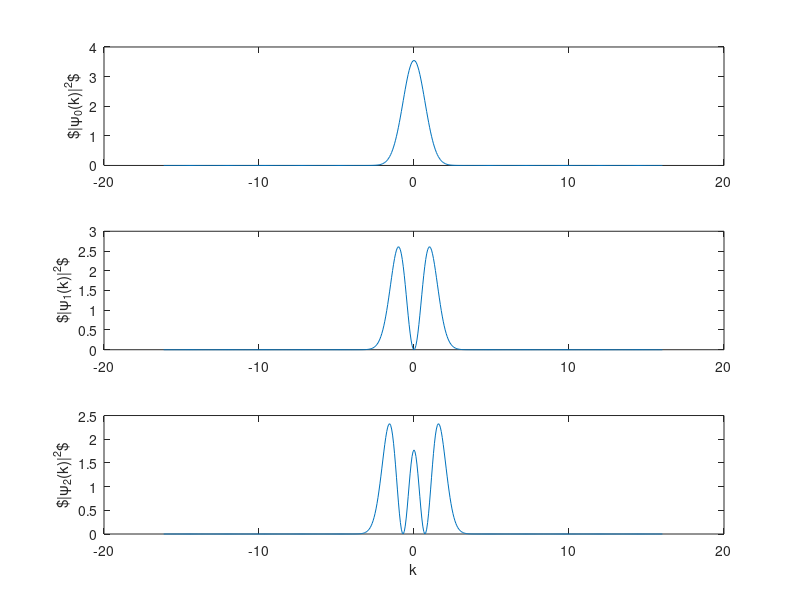

Write the MATLAB code that produced this figure.
%**************************************************************************
%*     Section 11.4.4                                                     *
%*     filename: ch11pr04.m                                               *
%*     program listing number: 11.4                                       *
%*                                                                        *
%*     This program calculates the probability distribution of a harmonic *
%*     oscillator in the momentum spapce.
%*                                                                        *
%*     Uses MATLAB function ifft()                                        *
%*                                                                        *
%*     Programed by Ryoichi Kawai for Computational Physics Course.       *
%*     Last modification:  02/08/2015.                                    *
%**************************************************************************
clear all

% Number of grid points
N=1024;

% Setting position domain
X=100.;   % size of position domain
dx=X/N;  % position interval
xmin=-X/2.;
xmax=xmin+dx*(N-1);
x0=linspace(xmin,xmax,N);    % position space in natural order
x1=linspace(0.0,dx*(N-1),N); % position space in fft order 

% setting momentum domain
K=2.0*pi*N/X;    % size of the momentum domain
dk=K/N;          % resolution in momentum space
kmin=-K/2.0;
kmax=kmin+dk*(N-1);
k0=linspace(kmin,kmax,N);     % momentum space in natural order
k1=linspace(0.0,dk*(N-1),N);  % momentum space in shifted order

% function in natural order
psix0=exp(-x0.^2/2)/sqrt(sqrt(pi));
psix1=2*x0.*exp(-x0.^2/2)/sqrt(2*sqrt(pi));
psix2=(2*x0.^2-1).*exp(-x0.^2/2)/sqrt(2*sqrt(pi));

% Ground state (n=0)
f=ifftshift(psix0);       % input in fft order
g=ifft(f)*X;              % do not forget to multiply X
psik0=ifftshift(g);
% 1st excited state (n=1)
f=ifftshift(psix1);       % input in fft order
g=ifft(f)*X;              % do not forget to multiply X
psik1=ifftshift(g);
%  2nd excited state (n=2)
f=ifftshift(psix2);       % input in fft order
g=ifft(f)*X;              % do not forget to multiply X
psik2=ifftshift(g);

subplot(3,1,1)
p1=plot(k0(N/4:3*N/4),abs(psik0(N/4:3*N/4)).^2);
ylabel('$|\psi_0(k)|^2$')
subplot(3,1,2)
p2=plot(k0(N/4:3*N/4),abs(psik1(N/4:3*N/4)).^2);
ylabel('$|\psi_1(k)|^2$')
subplot(3,1,3)
p3=plot(k0(N/4:3*N/4),abs(psik2(N/4:3*N/4)).^2);
ylabel('$|\psi_2(k)|^2$')
xlabel('k')
hold off
